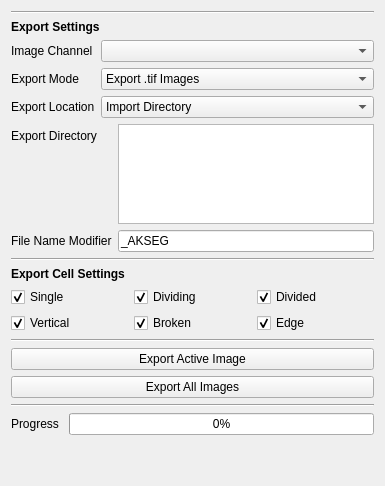
  <widget class="QWidget" name="export_tab">
   <property name="enabled">
    <bool>true</bool>
   </property>
   <attribute name="title">
    <string>Export</string>
   </attribute>
   <layout class="QVBoxLayout" name="verticalLayout_6">
    <item>
     <widget class="Line" name="line_14">
      <property name="orientation">
       <enum>Qt::Horizontal</enum>
      </property>
     </widget>
    </item>
    <item>
     <widget class="QLabel" name="label_18">
      <property name="font">
       <font>
        <weight>75</weight>
        <bold>true</bold>
       </font>
      </property>
      <property name="text">
       <string>Export Settings</string>
      </property>
     </widget>
    </item>
    <item>
     <layout class="QFormLayout" name="formLayout_6">
      <item row="1" column="1">
       <widget class="QComboBox" name="export_mode">
        <item>
         <property name="text">
          <string>Export .tif Images</string>
         </property>
        </item>
        <item>
         <property name="text">
          <string>Export .tif Masks</string>
         </property>
        </item>
        <item>
         <property name="text">
          <string>Export .tif Images and Masks</string>
         </property>
        </item>
        <item>
         <property name="text">
          <string>Export Cellpose</string>
         </property>
        </item>
        <item>
         <property name="text">
          <string>Export Oufti</string>
         </property>
        </item>
        <item>
         <property name="text">
          <string>Export ImageJ</string>
         </property>
        </item>
        <item>
         <property name="text">
          <string>Export JSON</string>
         </property>
        </item>
       </widget>
      </item>
      <item row="1" column="0">
       <widget class="QLabel" name="label_19">
        <property name="text">
         <string>Export Mode</string>
        </property>
       </widget>
      </item>
      <item row="2" column="1">
       <widget class="QComboBox" name="export_location">
        <item>
         <property name="text">
          <string>Import Directory</string>
         </property>
        </item>
        <item>
         <property name="text">
          <string>Select Directory</string>
         </property>
        </item>
       </widget>
      </item>
      <item row="2" column="0">
       <widget class="QLabel" name="label_44">
        <property name="text">
         <string>Export Location</string>
        </property>
       </widget>
      </item>
      <item row="0" column="1">
       <widget class="QComboBox" name="export_channel"/>
      </item>
      <item row="0" column="0">
       <widget class="QLabel" name="label_45">
        <property name="text">
         <string>Image Channel</string>
        </property>
       </widget>
      </item>
     </layout>
    </item>
    <item>
     <layout class="QFormLayout" name="formLayout_5">
      <item row="0" column="0">
       <widget class="QLabel" name="label_20">
        <property name="text">
         <string>Export Directory</string>
        </property>
       </widget>
      </item>
      <item row="0" column="1">
       <widget class="QTextEdit" name="export_directory">
        <property name="sizePolicy">
         <sizepolicy hsizetype="Expanding" vsizetype="Fixed">
          <horstretch>0</horstretch>
          <verstretch>0</verstretch>
         </sizepolicy>
        </property>
        <property name="maximumSize">
         <size>
          <width>16777215</width>
          <height>100</height>
         </size>
        </property>
       </widget>
      </item>
      <item row="1" column="1">
       <widget class="QLineEdit" name="export_modifier">
        <property name="text">
         <string>_AKSEG</string>
        </property>
       </widget>
      </item>
      <item row="1" column="0">
       <widget class="QLabel" name="label_26">
        <property name="text">
         <string>File Name Modifier</string>
        </property>
       </widget>
      </item>
     </layout>
    </item>
    <item>
     <widget class="Line" name="line_22">
      <property name="orientation">
       <enum>Qt::Horizontal</enum>
      </property>
     </widget>
    </item>
    <item>
     <widget class="QLabel" name="label_43">
      <property name="font">
       <font>
        <weight>75</weight>
        <bold>true</bold>
       </font>
      </property>
      <property name="text">
       <string>Export Cell Settings</string>
      </property>
     </widget>
    </item>
    <item>
     <layout class="QGridLayout" name="gridLayout">
      <item row="0" column="0">
       <widget class="QCheckBox" name="export_single">
        <property name="text">
         <string>Single</string>
        </property>
        <property name="checked">
         <bool>true</bool>
        </property>
       </widget>
      </item>
      <item row="1" column="0">
       <widget class="QCheckBox" name="export_vertical">
        <property name="text">
         <string>Vertical</string>
        </property>
        <property name="checked">
         <bool>true</bool>
        </property>
       </widget>
      </item>
      <item row="0" column="2">
       <widget class="QCheckBox" name="export_divided">
        <property name="text">
         <string>Divided</string>
        </property>
        <property name="checked">
         <bool>true</bool>
        </property>
       </widget>
      </item>
      <item row="0" column="1">
       <widget class="QCheckBox" name="export_dividing">
        <property name="text">
         <string>Dividing</string>
        </property>
        <property name="checked">
         <bool>true</bool>
        </property>
       </widget>
      </item>
      <item row="1" column="2">
       <widget class="QCheckBox" name="export_edge">
        <property name="text">
         <string>Edge</string>
        </property>
        <property name="checked">
         <bool>true</bool>
        </property>
       </widget>
      </item>
      <item row="1" column="1">
       <widget class="QCheckBox" name="export_broken">
        <property name="text">
         <string>Broken</string>
        </property>
        <property name="checked">
         <bool>true</bool>
        </property>
       </widget>
      </item>
     </layout>
    </item>
    <item>
     <widget class="Line" name="line_23">
      <property name="orientation">
       <enum>Qt::Horizontal</enum>
      </property>
     </widget>
    </item>
    <item>
     <widget class="QPushButton" name="export_active">
      <property name="text">
       <string>Export Active Image</string>
      </property>
     </widget>
    </item>
    <item>
     <widget class="QPushButton" name="export_all">
      <property name="text">
       <string>Export All Images</string>
      </property>
     </widget>
    </item>
    <item>
     <widget class="Line" name="line_15">
      <property name="orientation">
       <enum>Qt::Horizontal</enum>
      </property>
     </widget>
    </item>
    <item>
     <layout class="QFormLayout" name="formLayout_11">
      <item row="0" column="1">
       <widget class="QProgressBar" name="export_progressbar">
        <property name="value">
         <number>0</number>
        </property>
       </widget>
      </item>
      <item row="0" column="0">
       <widget class="QLabel" name="label_33">
        <property name="text">
         <string>Progress </string>
        </property>
       </widget>
      </item>
     </layout>
    </item>
    <item>
     <spacer name="verticalSpacer_5">
      <property name="orientation">
       <enum>Qt::Vertical</enum>
      </property>
      <property name="sizeHint" stdset="0">
       <size>
        <width>20</width>
        <height>40</height>
       </size>
      </property>
     </spacer>
    </item>
   </layout>
  </widget>
